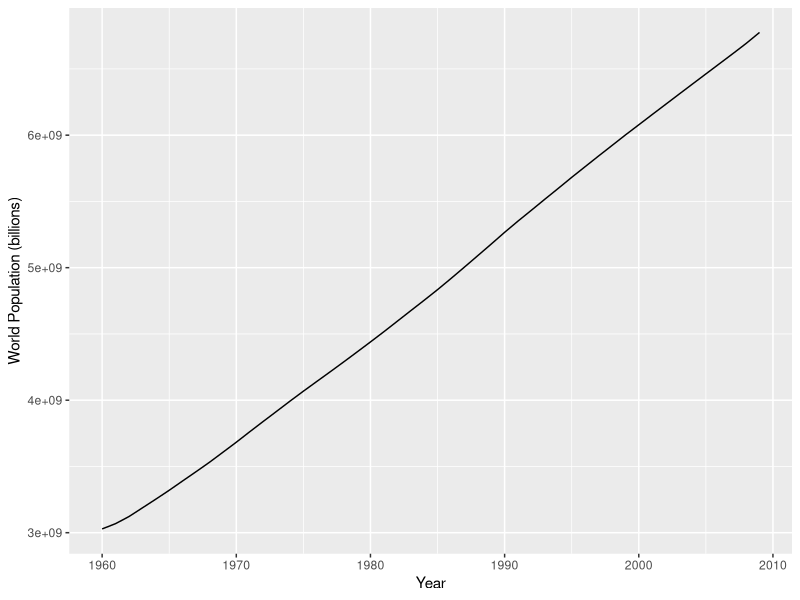
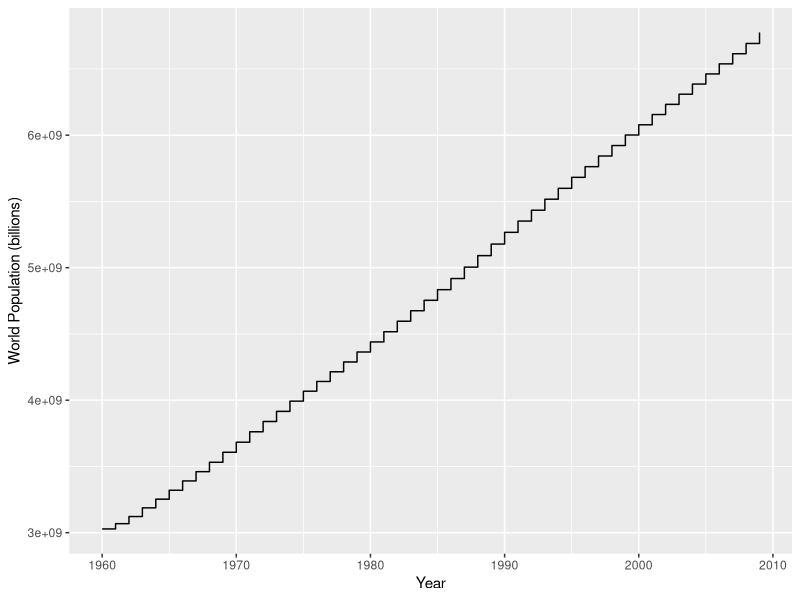

Write R code to recreate these figures, in order.
library(ggplot2)
getwd()
setwd("~/Documents/DSC 640")
library(readr)
df <- read_csv("World_Pop.csv")
View(df)
year <- df$Year
pop <- df$Population
r <- ggplot(data = df, aes(x=year, y=pop)) + geom_line() +scale_y_continuous(name= "World Population (billions)") + scale_x_continuous(name= "Year")
r
p <- ggplot(data = df, aes(x=year, y=pop)) + geom_step() +scale_y_continuous(name= "World Population (billions)") + scale_x_continuous(name= "Year")
p
